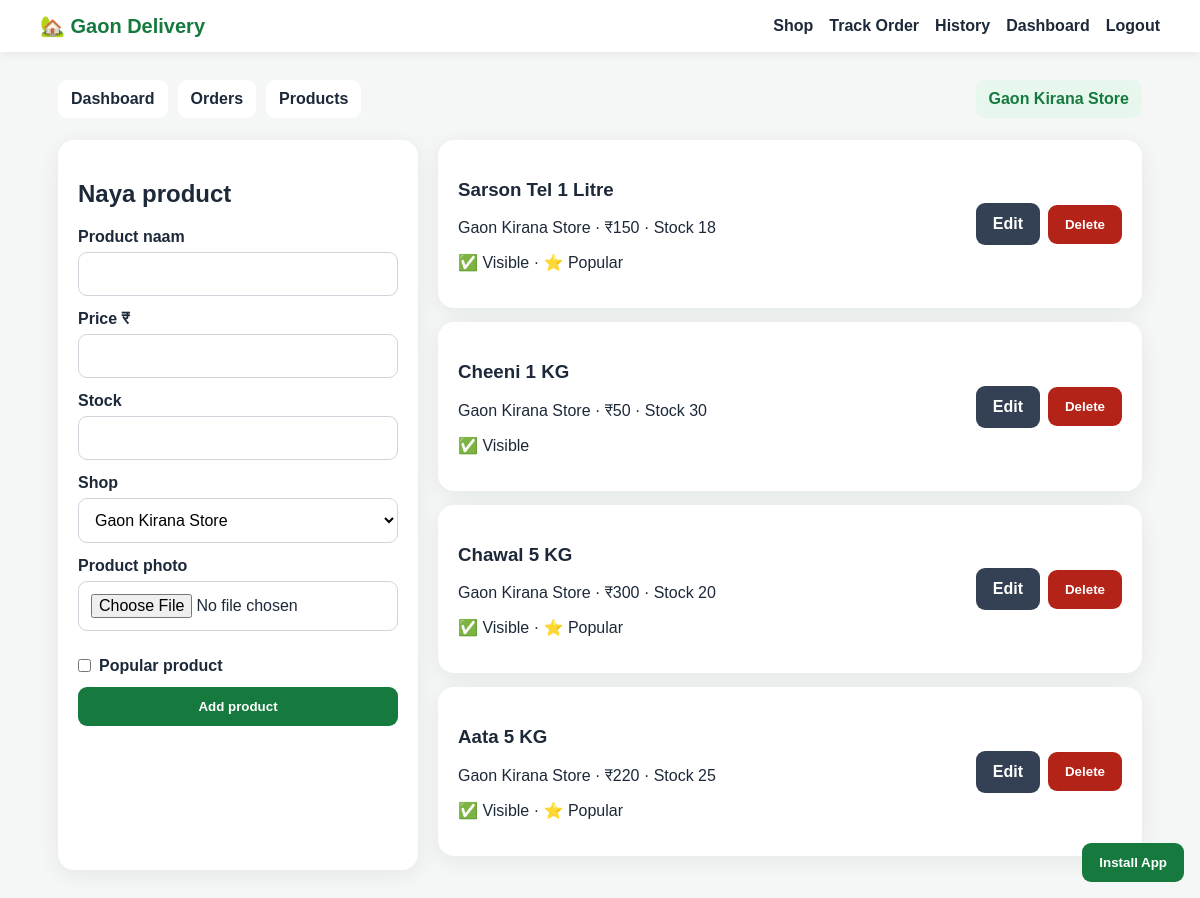
Screenshot of /admin/products (signed in) with the database file from the repository.
### tables this page shows
CREATE TABLE shops (
            id INTEGER PRIMARY KEY AUTOINCREMENT,
            name TEXT NOT NULL UNIQUE,
            username TEXT NOT NULL UNIQUE,
            password_hash TEXT NOT NULL,
            phone TEXT DEFAULT '',
            is_active INTEGER NOT NULL DEFAULT 1
        );

CREATE TABLE products (
            id INTEGER PRIMARY KEY AUTOINCREMENT,
            shop_id INTEGER NOT NULL,
            name TEXT NOT NULL,
            price INTEGER NOT NULL CHECK(price > 0),
            stock INTEGER NOT NULL DEFAULT 0 CHECK(stock >= 0),
            image_url TEXT DEFAULT '',
            is_available INTEGER NOT NULL DEFAULT 1,
            is_popular INTEGER NOT NULL DEFAULT 0,
            created_at TEXT NOT NULL,
            FOREIGN KEY(shop_id) REFERENCES shops(id) ON DELETE CASCADE
        );

### app.py (the view)
@app.route("/admin/products")
@admin_required
def admin_products():
    connection = db()
    if session.get("role") == "master":
        products = connection.execute(
            """
            SELECT p.*, s.name AS shop_name
            FROM products p JOIN shops s ON s.id = p.shop_id
            ORDER BY p.id DESC
            """
        ).fetchall()
        shops = connection.execute(
            "SELECT * FROM shops WHERE is_active = 1 ORDER BY name"
        ).fetchall()
    else:
        products = connection.execute(
            """
            SELECT p.*, s.name AS shop_name
            FROM products p JOIN shops s ON s.id = p.shop_id
            WHERE p.shop_id = ?
            ORDER BY p.id DESC
            """,
            (current_shop_id(),),
        ).fetchall()
        shops = connection.execute(
            "SELECT * FROM shops WHERE id = ?", (current_shop_id(),)
        ).fetchall()
    connection.close()
    return render_template("products.html", products=products, shops=shops)

### app.py (called while the page is built)
def db() -> sqlite3.Connection:
    connection = sqlite3.connect(DATABASE)
    connection.row_factory = sqlite3.Row
    connection.execute("PRAGMA foreign_keys = ON")
    return connection

def logged_in() -> bool:
    return bool(session.get("user_id"))

def admin_required(function):
    @wraps(function)
    def wrapper(*args, **kwargs):
        if not logged_in():
            return redirect(url_for("login"))
        return function(*args, **kwargs)
    return wrapper

def current_shop_id():
    return session.get("shop_id")

@app.context_processor
def global_values():
    return {
        "session_role": session.get("role"),
        "session_shop_name": session.get("shop_name"),
    }

### templates/products.html (shortened to what this page needs)
{% extends "base.html" %}
{% block content %}
<main class="container">
  {% include "admin_nav.html" %}
  <div class="admin-grid">
    <section class="card">
      <h2>Naya product</h2>
      <form method="post" action="{{ url_for('add_product') }}" enctype="multipart/form-data">
        <label>Product naam</label><input name="name" required>
        <label>Price ₹</label><input type="number" name="price" min="1" required>
        <label>Stock</label><input type="number" name="stock" min="0" required>
        <label>Shop</label>
        <select name="shop_id" required>
          {% for shop in shops %}<option value="{{ shop.id }}">{{ shop.name }}</option>{% endfor %}
        </select>
        <label>Product photo</label><input type="file" name="image" accept=".png,.jpg,.jpeg,.webp,image/*">
        <label class="check"><input type="checkbox" name="is_popular"> Popular product</label>
        <button class="full" type="submit">Add product</button>
      </form>
    </section>
    <section>
      {% for product in products %}
      <article class="card product-admin">
        <div>
          <h3>{{ product.name }}</h3>
          <p>{{ product.shop_name }} · ₹{{ product.price }} · Stock {{ product.stock }}</p>
          <p>{% if product.is_available %}✅ Visible{% else %}❌ Hidden{% endif %}{% if product.is_popular %} · ⭐ Popular{% endif %}</p>
        </div>
        <div class="action-row">
          <a class="button ghost" href="{{ url_for('edit_product', product_id=product.id) }}">Edit</a>
          <form method="post" action="{{ url_for('delete_product', product_id=product.id) }}" onsubmit="return confirm('Product delete karna hai?')">
            <button class="danger" type="submit">Delete</button>
          </form>
        </div>
      </article>
      {% else %}<div class="card">Koi product nahi hai.</div>{% endfor %}
    </section>
  </div>
</main>
{% endblock %}

### templates/admin_nav.html (shortened to what this page needs)
<div class="admin-nav">
  <a href="{{ url_for('dashboard') }}">Dashboard</a>
  <a href="{{ url_for('admin_orders') }}">Orders</a>
  <a href="{{ url_for('admin_products') }}">Products</a>
  <span>{{ session_shop_name }}</span>
</div>

### static/css/style.css (style rules this page uses)
:root { --green:#167a3f;--dark:#14201a;--bg:#f4f7f5;--card:#fff;--muted:#667085;--danger:#b42318 }
* { box-sizing:border-box }
body { margin:0;font-family:Arial,sans-serif;background:var(--bg);color:#1d2939 }
a { color:inherit }
.container { max-width:1120px;margin:28px auto;padding:0 18px }
.card { background:var(--card);border-radius:16px;padding:20px;box-shadow:0 5px 22px #10182812 }
input,textarea,select { width:100%;padding:12px;border:1px solid #d0d5dd;border-radius:9px;margin:6px 0 14px;font-size:16px;background:#fff }
button,.button { display:inline-block;border:0;border-radius:9px;padding:12px 17px;background:var(--green);color:#fff;text-decoration:none;font-weight:700;cursor:pointer }
.full { width:100% }
.ghost { background:#344054 }
.danger { background:var(--danger) }
label { font-weight:700 }
.check { display:flex;align-items:center;gap:8px;margin:12px 0 }
.check input { width:auto;margin:0 }
.admin-nav { display:flex;gap:10px;flex-wrap:wrap;margin-bottom:22px }
.admin-nav a,.admin-nav span { padding:10px 13px;border-radius:9px;background:#fff;text-decoration:none;font-weight:700 }
.admin-nav span { margin-left:auto;background:#e8f7ee;color:var(--green) }
.admin-grid { display:grid;grid-template-columns:360px 1fr;gap:20px }
.product-admin { display:flex;justify-content:space-between;align-items:center;gap:15px;margin-bottom:14px }
.action-row,.inline-form { display:flex;gap:8px;align-items:center }

### rows the page displays
shops: name "Gaon Kirana Store"
products: name "Sarson Tel 1 Litre", shop_name "Gaon Kirana Store", price "150", stock "18", is_available "✅ Visible", is_popular "· ⭐ Popular"
products: name "Cheeni 1 KG", shop_name "Gaon Kirana Store", price "50", stock "30", is_available "✅ Visible"
products: name "Chawal 5 KG", shop_name "Gaon Kirana Store", price "300", stock "20", is_available "✅ Visible", is_popular "· ⭐ Popular"
products: name "Aata 5 KG", shop_name "Gaon Kirana Store", price "220", stock "25", is_available "✅ Visible", is_popular "· ⭐ Popular"

### other values shown
form field shop_id "Gaon Kirana Store"
